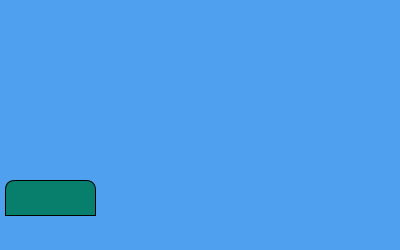
Frame 1 (no input)
Frame 60 (the mouse pressed at the canvas centre just before this capture): blank canvas, image omitted
Frame 120 (the mouse held since frame 60 and released just before this capture): blank canvas, image omitted

The Processing sketch that drew this single still picture (run headless with seeded random() and noise(); from frame 60 on, the mouse is pressed at the canvas centre):

// Processing sketch: drive_car
// ── drive_car.pde
/* This one is a super simple rendition of car moving 
off of the screen to the right.
Start by creating variable(s) as necessary. */   

// Change the necessary constant number(s)   to variable(s) 
int x = 5;
int y = 180;

void setup() {
size(400, 250);    
}

void draw() {
background(#50A0F0); 
//The car   
stroke(0);   
fill(#087E6D);   
rect(x, y, 90, 35, 10,10,0,0);
// y stays constant
// change x to make it move, go off the screen
// DO NOT DO ANYTHING EXTRA. 
// JUST MAKE THE CAR GO OFF THE SCREEN. THAT’S IT.
// looks like it's going left
// so subtract to go closer to 0
x -= 5;
// drive_car
}
